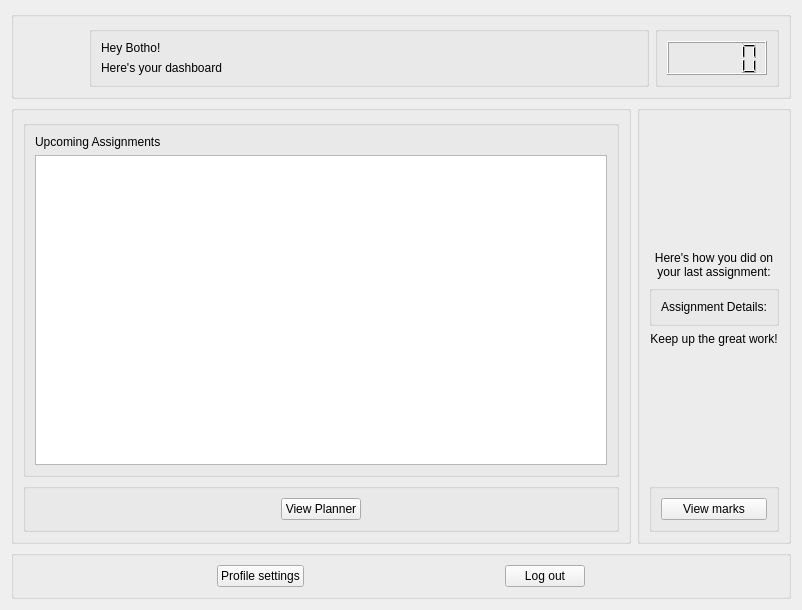
<?xml version="1.0" encoding="UTF-8"?>
<ui version="4.0">
 <class>dashboardForm</class>
 <widget class="QWidget" name="dashboardForm">
  <property name="geometry">
   <rect>
    <x>0</x>
    <y>0</y>
    <width>802</width>
    <height>610</height>
   </rect>
  </property>
  <property name="windowTitle">
   <string>Form</string>
  </property>
  <layout class="QVBoxLayout" name="verticalLayout_6">
   <item>
    <widget class="QGroupBox" name="groupBox">
     <property name="sizePolicy">
      <sizepolicy hsizetype="Preferred" vsizetype="Fixed">
       <horstretch>0</horstretch>
       <verstretch>0</verstretch>
      </sizepolicy>
     </property>
     <property name="title">
      <string/>
     </property>
     <layout class="QHBoxLayout" name="horizontalLayout" stretch="0,1,0">
      <item>
       <widget class="QLabel" name="labelLogo">
        <property name="minimumSize">
         <size>
          <width>60</width>
          <height>60</height>
         </size>
        </property>
        <property name="maximumSize">
         <size>
          <width>60</width>
          <height>60</height>
         </size>
        </property>
        <property name="text">
         <string/>
        </property>
        <property name="pixmap">
         <pixmap resource="../resources/resources.qrc">:/img/logo.png</pixmap>
        </property>
        <property name="scaledContents">
         <bool>true</bool>
        </property>
       </widget>
      </item>
      <item>
       <widget class="QGroupBox" name="groupBox_9">
        <property name="sizePolicy">
         <sizepolicy hsizetype="Preferred" vsizetype="Fixed">
          <horstretch>0</horstretch>
          <verstretch>0</verstretch>
         </sizepolicy>
        </property>
        <property name="title">
         <string/>
        </property>
        <layout class="QVBoxLayout" name="verticalLayout">
         <item>
          <widget class="QLabel" name="labelHello">
           <property name="text">
            <string>Hey Botho!</string>
           </property>
          </widget>
         </item>
         <item>
          <widget class="QLabel" name="labelDashboard">
           <property name="text">
            <string>Here's your dashboard</string>
           </property>
          </widget>
         </item>
        </layout>
       </widget>
      </item>
      <item>
       <widget class="QGroupBox" name="groupBox_7">
        <property name="sizePolicy">
         <sizepolicy hsizetype="Minimum" vsizetype="Preferred">
          <horstretch>0</horstretch>
          <verstretch>0</verstretch>
         </sizepolicy>
        </property>
        <property name="title">
         <string/>
        </property>
        <layout class="QHBoxLayout" name="horizontalLayout_2">
         <property name="sizeConstraint">
          <enum>QLayout::SetMinimumSize</enum>
         </property>
         <item>
          <widget class="QLCDNumber" name="lcdClock">
           <property name="sizePolicy">
            <sizepolicy hsizetype="Fixed" vsizetype="Preferred">
             <horstretch>0</horstretch>
             <verstretch>0</verstretch>
            </sizepolicy>
           </property>
           <property name="minimumSize">
            <size>
             <width>100</width>
             <height>0</height>
            </size>
           </property>
          </widget>
         </item>
        </layout>
       </widget>
      </item>
     </layout>
    </widget>
   </item>
   <item>
    <layout class="QHBoxLayout" name="horizontalLayout_5">
     <item>
      <widget class="QGroupBox" name="groupBox_2">
       <property name="title">
        <string/>
       </property>
       <layout class="QVBoxLayout" name="verticalLayout_7">
        <item>
         <widget class="QGroupBox" name="groupBox_8">
          <property name="title">
           <string/>
          </property>
          <layout class="QVBoxLayout" name="verticalLayout_2">
           <item>
            <widget class="QLabel" name="labelUpcoming">
             <property name="text">
              <string>Upcoming Assignments</string>
             </property>
            </widget>
           </item>
           <item>
            <widget class="QListWidget" name="listUpcoming">
             <property name="editTriggers">
              <set>QAbstractItemView::NoEditTriggers</set>
             </property>
            </widget>
           </item>
          </layout>
         </widget>
        </item>
        <item>
         <widget class="QGroupBox" name="groupBox_5">
          <property name="sizePolicy">
           <sizepolicy hsizetype="Preferred" vsizetype="Fixed">
            <horstretch>0</horstretch>
            <verstretch>0</verstretch>
           </sizepolicy>
          </property>
          <property name="title">
           <string/>
          </property>
          <layout class="QHBoxLayout" name="horizontalLayout_3">
           <item>
            <spacer name="horizontalSpacer_2">
             <property name="orientation">
              <enum>Qt::Horizontal</enum>
             </property>
             <property name="sizeHint" stdset="0">
              <size>
               <width>127</width>
               <height>20</height>
              </size>
             </property>
            </spacer>
           </item>
           <item>
            <widget class="QPushButton" name="ViewPlannerButton">
             <property name="text">
              <string>View Planner</string>
             </property>
             <property name="icon">
              <iconset resource="../resources/resources.qrc">
               <normaloff>:/icons/calender.png</normaloff>:/icons/calender.png</iconset>
             </property>
             <property name="iconSize">
              <size>
               <width>12</width>
               <height>12</height>
              </size>
             </property>
            </widget>
           </item>
           <item>
            <spacer name="horizontalSpacer_3">
             <property name="orientation">
              <enum>Qt::Horizontal</enum>
             </property>
             <property name="sizeHint" stdset="0">
              <size>
               <width>126</width>
               <height>20</height>
              </size>
             </property>
            </spacer>
           </item>
          </layout>
         </widget>
        </item>
       </layout>
      </widget>
     </item>
     <item>
      <widget class="QGroupBox" name="groupBox_3">
       <property name="title">
        <string/>
       </property>
       <layout class="QVBoxLayout" name="verticalLayout_4">
        <item>
         <spacer name="verticalSpacer_2">
          <property name="orientation">
           <enum>Qt::Vertical</enum>
          </property>
          <property name="sizeHint" stdset="0">
           <size>
            <width>20</width>
            <height>40</height>
           </size>
          </property>
         </spacer>
        </item>
        <item>
         <widget class="QLabel" name="labelLastAssignment">
          <property name="text">
           <string>Here's how you did on your last assignment:</string>
          </property>
          <property name="alignment">
           <set>Qt::AlignCenter</set>
          </property>
          <property name="wordWrap">
           <bool>true</bool>
          </property>
         </widget>
        </item>
        <item>
         <widget class="QGroupBox" name="groupBox_10">
          <property name="title">
           <string/>
          </property>
          <layout class="QVBoxLayout" name="verticalLayout_8">
           <item>
            <widget class="QLabel" name="labelAssignmentDetails">
             <property name="text">
              <string>Assignment Details:</string>
             </property>
            </widget>
           </item>
          </layout>
         </widget>
        </item>
        <item>
         <widget class="QLabel" name="labelMotivate">
          <property name="text">
           <string>Keep up the great work!</string>
          </property>
          <property name="alignment">
           <set>Qt::AlignCenter</set>
          </property>
          <property name="wordWrap">
           <bool>true</bool>
          </property>
         </widget>
        </item>
        <item>
         <spacer name="verticalSpacer">
          <property name="orientation">
           <enum>Qt::Vertical</enum>
          </property>
          <property name="sizeHint" stdset="0">
           <size>
            <width>20</width>
            <height>40</height>
           </size>
          </property>
         </spacer>
        </item>
        <item>
         <widget class="QGroupBox" name="groupBox_6">
          <property name="sizePolicy">
           <sizepolicy hsizetype="Preferred" vsizetype="Fixed">
            <horstretch>0</horstretch>
            <verstretch>0</verstretch>
           </sizepolicy>
          </property>
          <property name="title">
           <string/>
          </property>
          <layout class="QVBoxLayout" name="verticalLayout_3">
           <item>
            <widget class="QPushButton" name="ViewMarksButton">
             <property name="text">
              <string>View marks</string>
             </property>
             <property name="icon">
              <iconset resource="../resources/resources.qrc">
               <normaloff>:/icons/list-check.png</normaloff>:/icons/list-check.png</iconset>
             </property>
             <property name="iconSize">
              <size>
               <width>12</width>
               <height>12</height>
              </size>
             </property>
            </widget>
           </item>
          </layout>
         </widget>
        </item>
       </layout>
      </widget>
     </item>
    </layout>
   </item>
   <item>
    <widget class="QGroupBox" name="groupBox_4">
     <property name="sizePolicy">
      <sizepolicy hsizetype="Preferred" vsizetype="Fixed">
       <horstretch>0</horstretch>
       <verstretch>0</verstretch>
      </sizepolicy>
     </property>
     <property name="title">
      <string/>
     </property>
     <layout class="QHBoxLayout" name="horizontalLayout_4">
      <item>
       <spacer name="horizontalSpacer_6">
        <property name="orientation">
         <enum>Qt::Horizontal</enum>
        </property>
        <property name="sizeHint" stdset="0">
         <size>
          <width>112</width>
          <height>20</height>
         </size>
        </property>
       </spacer>
      </item>
      <item>
       <widget class="QPushButton" name="SettingsButton">
        <property name="text">
         <string>Profile settings</string>
        </property>
        <property name="icon">
         <iconset resource="../resources/resources.qrc">
          <normaloff>:/icons/settings.png</normaloff>:/icons/settings.png</iconset>
        </property>
        <property name="iconSize">
         <size>
          <width>12</width>
          <height>12</height>
         </size>
        </property>
       </widget>
      </item>
      <item>
       <spacer name="horizontalSpacer_4">
        <property name="orientation">
         <enum>Qt::Horizontal</enum>
        </property>
        <property name="sizeHint" stdset="0">
         <size>
          <width>40</width>
          <height>20</height>
         </size>
        </property>
       </spacer>
      </item>
      <item>
       <widget class="QPushButton" name="LogoutButton">
        <property name="text">
         <string>Log out</string>
        </property>
        <property name="icon">
         <iconset resource="../resources/resources.qrc">
          <normaloff>:/icons/exit.png</normaloff>:/icons/exit.png</iconset>
        </property>
        <property name="iconSize">
         <size>
          <width>12</width>
          <height>12</height>
         </size>
        </property>
       </widget>
      </item>
      <item>
       <spacer name="horizontalSpacer_5">
        <property name="orientation">
         <enum>Qt::Horizontal</enum>
        </property>
        <property name="sizeHint" stdset="0">
         <size>
          <width>40</width>
          <height>20</height>
         </size>
        </property>
       </spacer>
      </item>
     </layout>
    </widget>
   </item>
  </layout>
 </widget>
 <resources>
  <include location="../resources/resources.qrc"/>
 </resources>
 <connections/>
</ui>
